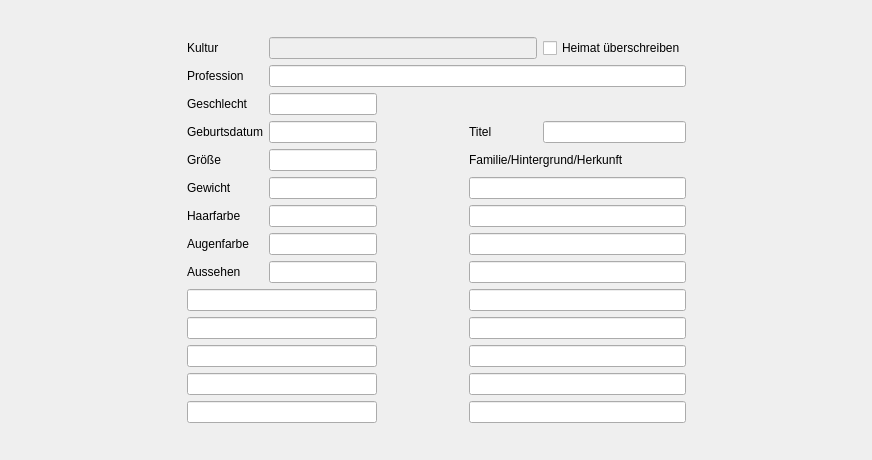
<?xml version="1.0" encoding="UTF-8"?>
<ui version="4.0">
 <class>formBeschreibung</class>
 <widget class="QWidget" name="formBeschreibung">
  <property name="geometry">
   <rect>
    <x>0</x>
    <y>0</y>
    <width>872</width>
    <height>460</height>
   </rect>
  </property>
  <property name="windowTitle">
   <string>Beschreibung</string>
  </property>
  <layout class="QGridLayout" name="gridLayout_3">
   <item row="0" column="0">
    <layout class="QGridLayout" name="gridLayout">
     <property name="sizeConstraint">
      <enum>QLayout::SetDefaultConstraint</enum>
     </property>
     <item row="1" column="0">
      <spacer name="horizontalSpacer">
       <property name="orientation">
        <enum>Qt::Horizontal</enum>
       </property>
       <property name="sizeHint" stdset="0">
        <size>
         <width>40</width>
         <height>20</height>
        </size>
       </property>
      </spacer>
     </item>
     <item row="2" column="1">
      <spacer name="verticalSpacer">
       <property name="orientation">
        <enum>Qt::Vertical</enum>
       </property>
       <property name="sizeType">
        <enum>QSizePolicy::Expanding</enum>
       </property>
       <property name="sizeHint" stdset="0">
        <size>
         <width>20</width>
         <height>40</height>
        </size>
       </property>
      </spacer>
     </item>
     <item row="1" column="1">
      <layout class="QGridLayout" name="gridLayout_2">
       <item row="5" column="1">
        <widget class="QLineEdit" name="leGewicht"/>
       </item>
       <item row="7" column="3" colspan="2">
        <widget class="QLineEdit" name="leHintergrund2"/>
       </item>
       <item row="5" column="0">
        <widget class="QLabel" name="label_6">
         <property name="text">
          <string>Gewicht</string>
         </property>
        </widget>
       </item>
       <item row="4" column="1">
        <widget class="QLineEdit" name="leGroesse"/>
       </item>
       <item row="8" column="0">
        <widget class="QLabel" name="label_9">
         <property name="text">
          <string>Aussehen</string>
         </property>
        </widget>
       </item>
       <item row="1" column="1" colspan="4">
        <widget class="QLineEdit" name="leProfession"/>
       </item>
       <item row="9" column="3" colspan="2">
        <widget class="QLineEdit" name="leHintergrund4"/>
       </item>
       <item row="6" column="1">
        <widget class="QLineEdit" name="leHaarfarbe"/>
       </item>
       <item row="9" column="0" colspan="2">
        <widget class="QLineEdit" name="leAussehen2"/>
       </item>
       <item row="1" column="0">
        <widget class="QLabel" name="label">
         <property name="text">
          <string>Profession</string>
         </property>
        </widget>
       </item>
       <item row="3" column="4">
        <widget class="QLineEdit" name="leTitel">
         <property name="minimumSize">
          <size>
           <width>0</width>
           <height>0</height>
          </size>
         </property>
        </widget>
       </item>
       <item row="4" column="3" colspan="2">
        <widget class="QLabel" name="label_10">
         <property name="text">
          <string>Familie/Hintergrund/Herkunft</string>
         </property>
        </widget>
       </item>
       <item row="7" column="1">
        <widget class="QLineEdit" name="leAugenfarbe"/>
       </item>
       <item row="3" column="2">
        <spacer name="horizontalSpacer_3">
         <property name="orientation">
          <enum>Qt::Horizontal</enum>
         </property>
         <property name="sizeHint" stdset="0">
          <size>
           <width>80</width>
           <height>20</height>
          </size>
         </property>
        </spacer>
       </item>
       <item row="11" column="3" colspan="2">
        <widget class="QLineEdit" name="leHintergrund6"/>
       </item>
       <item row="6" column="0">
        <widget class="QLabel" name="label_7">
         <property name="text">
          <string>Haarfarbe</string>
         </property>
        </widget>
       </item>
       <item row="10" column="0" colspan="2">
        <widget class="QLineEdit" name="leAussehen3"/>
       </item>
       <item row="8" column="1">
        <widget class="QLineEdit" name="leAussehen1"/>
       </item>
       <item row="13" column="3" colspan="2">
        <widget class="QLineEdit" name="leHintergrund8"/>
       </item>
       <item row="12" column="3" colspan="2">
        <widget class="QLineEdit" name="leHintergrund7"/>
       </item>
       <item row="12" column="0" colspan="2">
        <widget class="QLineEdit" name="leAussehen5"/>
       </item>
       <item row="2" column="0">
        <widget class="QLabel" name="label_3">
         <property name="text">
          <string>Geschlecht</string>
         </property>
        </widget>
       </item>
       <item row="3" column="3">
        <widget class="QLabel" name="label_2">
         <property name="minimumSize">
          <size>
           <width>68</width>
           <height>0</height>
          </size>
         </property>
         <property name="text">
          <string>Titel</string>
         </property>
        </widget>
       </item>
       <item row="3" column="1">
        <widget class="QLineEdit" name="leGeburtsdatum"/>
       </item>
       <item row="11" column="0" colspan="2">
        <widget class="QLineEdit" name="leAussehen4"/>
       </item>
       <item row="2" column="1">
        <widget class="QLineEdit" name="leGeschlecht"/>
       </item>
       <item row="6" column="3" colspan="2">
        <widget class="QLineEdit" name="leHintergrund1"/>
       </item>
       <item row="3" column="0">
        <widget class="QLabel" name="label_4">
         <property name="text">
          <string>Geburtsdatum</string>
         </property>
        </widget>
       </item>
       <item row="13" column="0" colspan="2">
        <widget class="QLineEdit" name="leAussehen6"/>
       </item>
       <item row="8" column="3" colspan="2">
        <widget class="QLineEdit" name="leHintergrund3"/>
       </item>
       <item row="7" column="0">
        <widget class="QLabel" name="label_8">
         <property name="text">
          <string>Augenfarbe</string>
         </property>
        </widget>
       </item>
       <item row="4" column="0">
        <widget class="QLabel" name="label_5">
         <property name="text">
          <string>Größe</string>
         </property>
        </widget>
       </item>
       <item row="5" column="3" colspan="2">
        <widget class="QLineEdit" name="leHintergrund0"/>
       </item>
       <item row="10" column="3" colspan="2">
        <widget class="QLineEdit" name="leHintergrund5"/>
       </item>
       <item row="0" column="0">
        <widget class="QLabel" name="label_11">
         <property name="text">
          <string>Kultur</string>
         </property>
        </widget>
       </item>
       <item row="0" column="1" colspan="3">
        <widget class="QLineEdit" name="leKultur">
         <property name="enabled">
          <bool>false</bool>
         </property>
        </widget>
       </item>
       <item row="0" column="4">
        <widget class="QCheckBox" name="chkKultur">
         <property name="text">
          <string>Heimat überschreiben</string>
         </property>
        </widget>
       </item>
      </layout>
     </item>
     <item row="0" column="1">
      <spacer name="verticalSpacer_7">
       <property name="orientation">
        <enum>Qt::Vertical</enum>
       </property>
       <property name="sizeHint" stdset="0">
        <size>
         <width>20</width>
         <height>40</height>
        </size>
       </property>
      </spacer>
     </item>
     <item row="1" column="3">
      <spacer name="horizontalSpacer_2">
       <property name="orientation">
        <enum>Qt::Horizontal</enum>
       </property>
       <property name="sizeHint" stdset="0">
        <size>
         <width>40</width>
         <height>20</height>
        </size>
       </property>
      </spacer>
     </item>
    </layout>
   </item>
  </layout>
 </widget>
 <tabstops>
  <tabstop>leProfession</tabstop>
  <tabstop>leGeschlecht</tabstop>
  <tabstop>leGeburtsdatum</tabstop>
  <tabstop>leTitel</tabstop>
  <tabstop>leGroesse</tabstop>
  <tabstop>leGewicht</tabstop>
  <tabstop>leHaarfarbe</tabstop>
  <tabstop>leAugenfarbe</tabstop>
  <tabstop>leAussehen1</tabstop>
  <tabstop>leAussehen2</tabstop>
  <tabstop>leAussehen3</tabstop>
  <tabstop>leAussehen4</tabstop>
  <tabstop>leAussehen5</tabstop>
  <tabstop>leAussehen6</tabstop>
  <tabstop>leHintergrund0</tabstop>
  <tabstop>leHintergrund1</tabstop>
  <tabstop>leHintergrund2</tabstop>
  <tabstop>leHintergrund3</tabstop>
  <tabstop>leHintergrund4</tabstop>
  <tabstop>leHintergrund5</tabstop>
  <tabstop>leHintergrund6</tabstop>
  <tabstop>leHintergrund7</tabstop>
  <tabstop>leHintergrund8</tabstop>
 </tabstops>
 <resources/>
 <connections/>
</ui>
